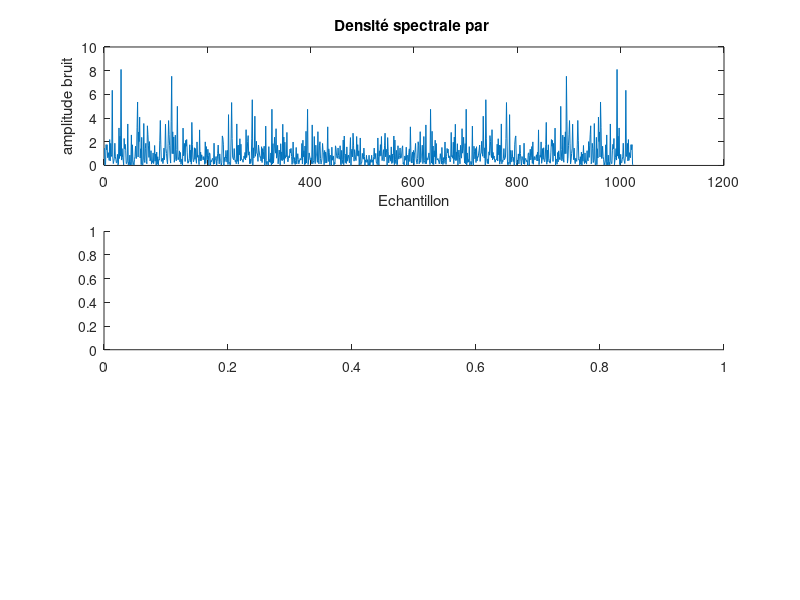

The MATLAB script that drew this image: (Note: this script raises an error after producing the figure.)
% ##########################
% TP sIGNAUX Aléatoire
% 
% Auteurs : Mouhameth YATE
% 
% Enseignant : Chehdi KASSEM

%% ESTIMATION SPECTRALE A PARTIR DE PLUSIEURS REALISATION
 
%-------------------------------------------------------------------
clear all; 
close all; 
clc;

 %% 3)1) Estimation à partir d'une réalisation méthode  périodogramme
R = 1;
n = 1024;
w_noise_g = randn(n , R);

X_p = abs((fft(w_noise_g)).^2)/1024;

figure(1); % densité
subplot(3,1,1);
plot(X_p);
xlabel('Echantillon');
ylabel('amplitude bruit');
title('Densité spectrale par ');


subplot(3,1,2); % Histogramme 
histogram(X_p);
xlabel('Echantillon');
ylabel('amplitude bruit');
title('Histogramme par périodogramme');

subplot(3,1,3); % fonction d'autocorrélation
r_p = xcorr(X_p); % autocorrélation de chaque échantillon
plot(r_p);
xlabel('Echantillon');
ylabel('amplitude');
title("Fonction d'autocorrélation par corrélogramme"); 


%% 3)1)b Correlogramme

X_c = w_noise_g;
r_c = xcorr(X_c); % autocorrélation 
D_c = abs(fft(r_c)/1024); %densité spectrale

figure(2); % densité spectrale
subplot(3,1,1);
plot(D_c);
xlabel('Echantillon');
ylabel('amplitude bruit');
title('Densité spectrale par corrélogramme');


subplot(3,1,2); % Histogramme de la densité spectrale
histogram(D_c);
xlabel('Echantillon');
ylabel('amplitude bruit');
title('Histogramme par corrélogramme');

subplot(3,1,3); % fonction d'autocorrélation
R_c = xcorr(D_c); % autocorrélation 
plot(R_c);
xlabel('Echantillon');
ylabel('amplitude');
title("Fonction d'autocorrélation par corrélogramme"); 


%----------------------------------------------------------------------------
%----------------------------------------------------------------------------
%% 3)2)a Estimation à partir de plusieurs réalisations par périodogramme

R = 20;
n = 1024;
w_noise_g = randn(n , R);

X = abs(fft(w_noise_g').^2)/1024; % on prends le signal transposé
D_p = mean(X);

figure(3); % densité
subplot(3,1,1);
plot(D_p);
xlabel('Echantillon');
ylabel('amplitude bruit');
title('Densité spectrale méthode périodogramme à partir de plusieurs réalisations par périodogramme');
       
subplot(3,1,2); % histogramme
histogram(D_p);
xlabel('Réalisations');
ylabel('effectifs');
title('Histogramme à partir de plusieurs réalisations par périodogramme');
    
subplot(3,1,3); % fonction d'autocorrélation
r = xcorr(D_p); % autocorrélation de chaque échantillon
plot(r);
xlabel('Echantillon');
ylabel('amplitude');
title("Fonction d'autocorrélation à partir de plusieurs réalisations par périodogramme"); 






%% 3)2)a Estimation à partir de plusieurs réalisations par corrélogramme

X_c = w_noise_g;
r_c = xcorr(X_c); % autocorrélation 
D_c = mean(abs(fft(r_c)')/1024); %densité spectrale

figure(4); % densité spectrale
subplot(3,1,1);
plot(D_c);
xlabel('Echantillon');
ylabel('amplitude bruit');
title('Densité spectrale à partir de plusieurs réalisations par corrélogramme');


subplot(3,1,2); % Histogramme de la densité spectrale
histogram(D_c);
xlabel('Echantillon');
ylabel('amplitude bruit');
title('Histogramme par corrélogramme à partir de plusieurs réalisations');

subplot(3,1,3); % fonction d'autocorrélation
R_c = xcorr(D_c); % autocorrélation 
plot(R_c);
xlabel('Echantillon');
ylabel('amplitude');
title("Fonction d'autocorrélation à partir de plusieurs réalisations par corrélogramme"); 






